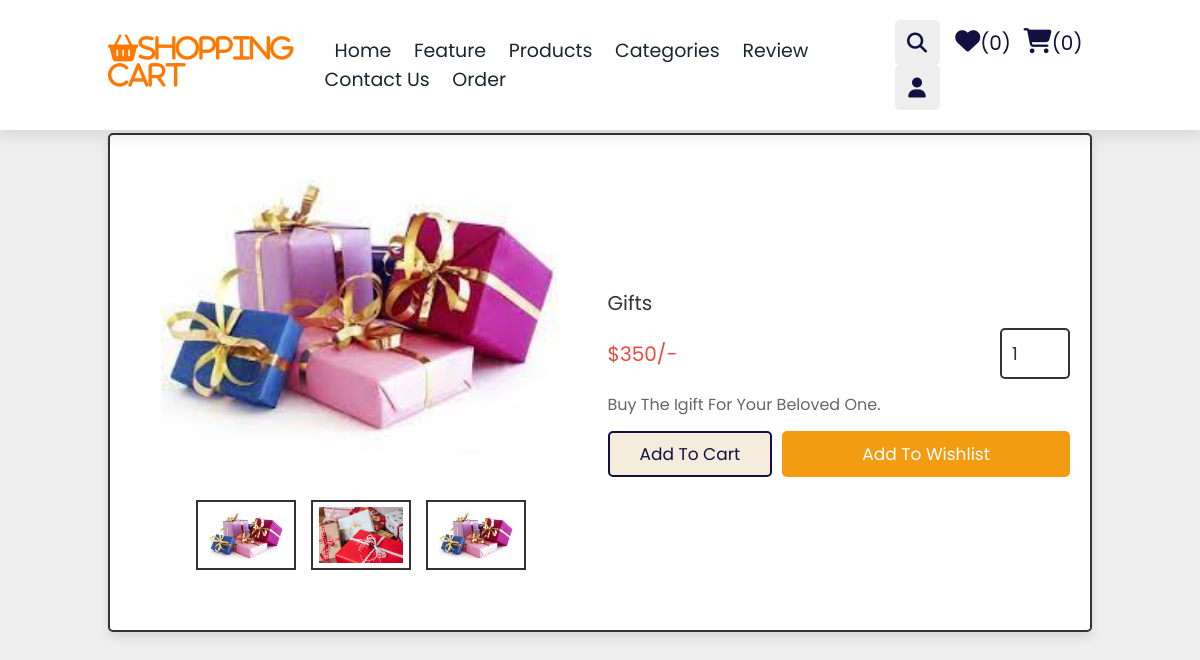
/quick_view.php?pid=4, run on the app's committed database.
### tables this page shows
CREATE TABLE `products` (
  `id` int(100) NOT NULL,
  `name` varchar(100) NOT NULL,
  `details` varchar(500) NOT NULL,
  `price` int(10) NOT NULL,
  `image_01` varchar(100) NOT NULL,
  `image_02` varchar(100) NOT NULL,
  `image_03` varchar(100) NOT NULL
);

### quick_view.php (the view, shortened to what this page needs)
<?php
include 'components/connect.php';
?>
<!DOCTYPE html>
<html lang="en">
<head>
   <link rel="stylesheet" href="https://cdnjs.cloudflare.com/ajax/libs/font-awesome/6.1.1/css/all.min.css">
   <link rel="stylesheet" href="css/style1.css">
</head>
<body>
<?php include 'components/heade.php'; ?>
<section class="quick-view">
   <h1 class="heading">quick view</h1>
   <?php
     $pid = $_GET['pid'];
     $select_products = $conn->prepare("SELECT * FROM `products` WHERE id = ?");
     $select_products->execute([$pid]);
     if($select_products->rowCount() > 0){
      while($fetch_product = $select_products->fetch(PDO::FETCH_ASSOC)){
   ?>
   <form action="" method="post" class="box">
      <div class="row">
         <div class="image-container">
            <div class="main-image">
               <img src="uploaded_img/<?= $fetch_product['image_01']; ?>" alt="">
            </div>
            <div class="sub-image">
               <img src="uploaded_img/<?= $fetch_product['image_01']; ?>" alt="">
               <img src="uploaded_img/<?= $fetch_product['image_02']; ?>" alt="">
               <img src="uploaded_img/<?= $fetch_product['image_03']; ?>" alt="">
            </div>
         </div>
         <div class="content">
            <div class="name"><?= $fetch_product['name']; ?></div>
            <div class="flex">
               <div class="price"><span>$</span><?= $fetch_product['price']; ?><span>/-</span></div>
               <input type="number" name="qty" class="qty" min="1" max="99" onkeypress="if(this.value.length == 2) return false;" value="1">
            </div>
            <div class="details"><?= $fetch_product['details']; ?></div>
            <div class="flex-btn">
               <input type="submit" value="add to cart" class="btn" name="add_to_cart">
               <input class="option-btn" type="submit" name="add_to_wishlist" value="add to wishlist">
            </div>
         </div>
      </div>
   </form>
   <?php
      }
   }else{
      echo '<p class="empty">no products added yet!</p>';
   }
   ?>
</section>
</body>
</html>

### css/style1.css (style rules this page uses)
:root { --orange: #ff7800; --black: #130f40; --light-color: #666; --box-shadow: 0 .5rem 1.5rem rgba(0, 0, 0, .1); --border: .3rem solid rgba(0, 0, 0, .1); --outline: 1rem solid rgba(0, 0, 0, .1); --outline-hover: .2rem solid var(--black); }
* { font-family: 'Poppins', sans-serif; margin: 0; padding: 0; box-sizing: border-box; outline: none; border: none; text-decoration: none; text-transform: capitalize; transition: all .2s linear; }
html { font-size: 62.5%; overflow-x: hidden; scroll-behavior: smooth; scroll-padding-top: 7rem; }
body { background: #eee; }
section { padding: 2rem 9%; }
.heading { text-align: center; padding: 2rem 0; padding-bottom: 3rem; font-size: 3.5rem; color: var(--black); }
.btn { margin-top: 1rem; display: inline-block; padding: .8rem 3rem; font-size: 1.7rem; border-radius: .5rem; border: .2rem solid var(--black); color: var(--black); cursor: pointer; background: rgb(245, 236, 221); }
.btnn, .delete-btn, .option-btn { display: block; width: 100%; margin-top: 1rem; border-radius: .5rem; padding: 1rem 3rem; font-size: 1.7rem; text-transform: capitalize; color: #fff; cursor: pointer; text-align: center; }
.option-btn { background-color: #f39c12; }
.flex-btn { display: flex; gap: 1rem; }
.quick-view form { padding: 2rem; border-radius: .5rem; border: .2rem solid #333; background-color: #fff; box-shadow: 0 .5rem 1rem rgba(0, 0, 0, .1); margin-top: 1rem; }
.quick-view form .row { display: flex; align-items: center; gap: 1.5rem; flex-wrap: wrap; }
.quick-view form .row .image-container { margin-bottom: 2rem; flex: 1 1 40rem; }
.quick-view form .row .image-container .main-image img { height: 30rem; width: 100%; object-fit: contain; }
.quick-view form .row .image-container .sub-image { display: flex; gap: 1.5rem; justify-content: center; margin-top: 2rem; }
.quick-view form .row .image-container .sub-image img { height: 7rem; width: 10rem; object-fit: contain; padding: .5rem; border: .2rem solid #333; cursor: pointer; transition: .2s linear; }
.quick-view form img { width: 100%; height: 20rem; object-fit: contain; margin-bottom: 2rem; }
.quick-view form .row .content { flex: 1 1 40rem; }
.quick-view form .row .content .name { font-size: 2rem; color: #333; }
.quick-view form .row .flex { display: flex; align-items: center; justify-content: space-between; gap: 1rem; margin: 1rem 0; }
.quick-view form .row .flex .qty { width: 7rem; padding: 1rem; border: .2rem solid #333; font-size: 1.8rem; color: #333; border-radius: .5rem; }
.quick-view form .row .flex .price { font-size: 2rem; color: #e74c3c; }
.quick-view form .row .content .details { font-size: 1.6rem; color: #666; line-height: 2; }

### data on the page
products: image_01 (picture), image_02 (picture), image_03 (picture), name "Gifts", price "350", details "Buy The Igift For Your Beloved One."

### other printed values
$total_wishlist_counts "0"
$total_cart_counts "0"
